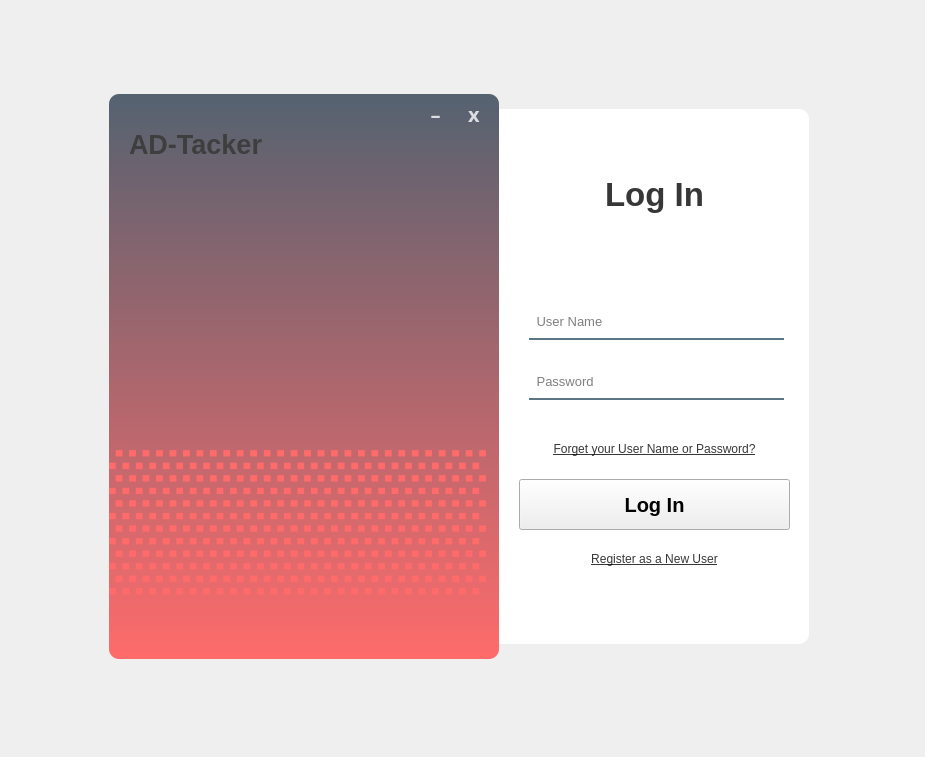
<?xml version="1.0" encoding="UTF-8"?>
<ui version="4.0">
 <class>Login_Window</class>
 <widget class="QWidget" name="Login_Window">
  <property name="geometry">
   <rect>
    <x>0</x>
    <y>0</y>
    <width>925</width>
    <height>757</height>
   </rect>
  </property>
  <property name="windowTitle">
   <string>Form</string>
  </property>
  <widget class="QWidget" name="widget" native="true">
   <property name="geometry">
    <rect>
     <x>19</x>
     <y>29</y>
     <width>891</width>
     <height>701</height>
    </rect>
   </property>
   <widget class="QLabel" name="label">
    <property name="geometry">
     <rect>
      <x>470</x>
      <y>80</y>
      <width>320</width>
      <height>535</height>
     </rect>
    </property>
    <property name="styleSheet">
     <string notr="true">background-color: rgba(255,255,255,255);
border-radius: 10px</string>
    </property>
    <property name="text">
     <string/>
    </property>
   </widget>
   <widget class="QLabel" name="label_2">
    <property name="geometry">
     <rect>
      <x>90</x>
      <y>65</y>
      <width>390</width>
      <height>565</height>
     </rect>
    </property>
    <property name="styleSheet">
     <string notr="true">background-color: qlineargradient(spread:pad, x1:0, y1:0, x2:0, y2:1, stop:0 rgba(85, 98, 112, 255), stop:1 rgba(255, 107, 107, 255));
border-radius: 10px;</string>
    </property>
    <property name="text">
     <string/>
    </property>
   </widget>
   <widget class="QLabel" name="Log_in">
    <property name="geometry">
     <rect>
      <x>550</x>
      <y>130</y>
      <width>171</width>
      <height>71</height>
     </rect>
    </property>
    <property name="font">
     <font>
      <pointsize>25</pointsize>
      <weight>75</weight>
      <bold>true</bold>
     </font>
    </property>
    <property name="styleSheet">
     <string notr="true">color: rgba(0,0,0,200);</string>
    </property>
    <property name="text">
     <string>Log In</string>
    </property>
    <property name="alignment">
     <set>Qt::AlignCenter</set>
    </property>
   </widget>
   <widget class="QLineEdit" name="User_Name">
    <property name="geometry">
     <rect>
      <x>510</x>
      <y>280</y>
      <width>255</width>
      <height>31</height>
     </rect>
    </property>
    <property name="font">
     <font>
      <pointsize>10</pointsize>
     </font>
    </property>
    <property name="cursor">
     <cursorShape>ArrowCursor</cursorShape>
    </property>
    <property name="styleSheet">
     <string notr="true">background-color: rgba(0,0,0,0);
border: 2px solid rgba(0,0,0,0);
border-bottom-color: rgba(46,82,101,200);
padding-bottom: 7px;</string>
    </property>
    <property name="text">
     <string/>
    </property>
    <property name="placeholderText">
     <string> User Name</string>
    </property>
   </widget>
   <widget class="QLineEdit" name="Password">
    <property name="geometry">
     <rect>
      <x>510</x>
      <y>340</y>
      <width>255</width>
      <height>31</height>
     </rect>
    </property>
    <property name="font">
     <font>
      <pointsize>10</pointsize>
     </font>
    </property>
    <property name="styleSheet">
     <string notr="true">background-color: rgba(0,0,0,0);
border: 2px solid rgba(0,0,0,0);
border-bottom-color: rgba(46,82,101,200);
padding-bottom: 7px;</string>
    </property>
    <property name="maxLength">
     <number>16</number>
    </property>
    <property name="echoMode">
     <enum>QLineEdit::Password</enum>
    </property>
    <property name="placeholderText">
     <string> Password</string>
    </property>
   </widget>
   <widget class="QPushButton" name="Login_Button">
    <property name="geometry">
     <rect>
      <x>500</x>
      <y>450</y>
      <width>271</width>
      <height>51</height>
     </rect>
    </property>
    <property name="font">
     <font>
      <pointsize>15</pointsize>
      <weight>75</weight>
      <bold>true</bold>
     </font>
    </property>
    <property name="styleSheet">
     <string notr="true">QPushButton#pushButton{
	background-color: rgba(85,98,112,255);
	color: rgba(255,255,255,200);
	border-radius: 5px;
}

QPushButton#pushButton:pressed{
	padding-left: 5px;
	padding-top: 5px;
	background-color: rgba(255,107,107,255);
	background-position: calc(100% - 10px);
}

QPushButton#pushButton:hover{
	background-color: rgba(255,107,107,255)
}</string>
    </property>
    <property name="text">
     <string>Log In</string>
    </property>
   </widget>
   <widget class="QLabel" name="forget_password">
    <property name="geometry">
     <rect>
      <x>500</x>
      <y>410</y>
      <width>271</width>
      <height>20</height>
     </rect>
    </property>
    <property name="font">
     <font>
      <pointsize>9</pointsize>
      <weight>50</weight>
      <bold>false</bold>
      <underline>true</underline>
      <strikeout>false</strikeout>
     </font>
    </property>
    <property name="styleSheet">
     <string notr="true">color: rgba(0, 0, 0, 200);</string>
    </property>
    <property name="text">
     <string>Forget your User Name or Password?</string>
    </property>
    <property name="alignment">
     <set>Qt::AlignCenter</set>
    </property>
   </widget>
   <widget class="QLabel" name="label_5">
    <property name="geometry">
     <rect>
      <x>110</x>
      <y>80</y>
      <width>191</width>
      <height>71</height>
     </rect>
    </property>
    <property name="font">
     <font>
      <pointsize>20</pointsize>
      <weight>75</weight>
      <bold>true</bold>
      <underline>false</underline>
     </font>
    </property>
    <property name="styleSheet">
     <string notr="true">color: rgb(62, 62, 62);
</string>
    </property>
    <property name="text">
     <string>AD-Tacker</string>
    </property>
   </widget>
   <widget class="QLabel" name="label_6">
    <property name="geometry">
     <rect>
      <x>90</x>
      <y>350</y>
      <width>381</width>
      <height>271</height>
     </rect>
    </property>
    <property name="font">
     <font>
      <family>MS Shell Dlg 2</family>
      <pointsize>100</pointsize>
     </font>
    </property>
    <property name="styleSheet">
     <string notr="true">color: rgba(255,107,107,255);
</string>
    </property>
    <property name="text">
     <string>▒▒▒▒</string>
    </property>
    <property name="alignment">
     <set>Qt::AlignLeading|Qt::AlignLeft|Qt::AlignVCenter</set>
    </property>
   </widget>
   <widget class="QWidget" name="gridLayoutWidget">
    <property name="geometry">
     <rect>
      <x>400</x>
      <y>60</y>
      <width>71</width>
      <height>51</height>
     </rect>
    </property>
    <layout class="QGridLayout" name="gridLayout">
     <item row="1" column="0">
      <widget class="QPushButton" name="closeButton_2">
       <property name="minimumSize">
        <size>
         <width>10</width>
         <height>10</height>
        </size>
       </property>
       <property name="font">
        <font>
         <family>Bahnschrift Light</family>
         <pointsize>15</pointsize>
         <weight>75</weight>
         <bold>true</bold>
        </font>
       </property>
       <property name="styleSheet">
        <string notr="true">QPushButton#minButton{
	background-color: rgba(85,98,112,255);
	color: rgba(255,255,255,200);
	border-radius: 5px;
}

QPushButton { background-color: transparent; border: 0px; color:rgb(255, 255, 255, 200); }

QPushButton#minButton:pressed{
	padding-left: 5px;
	padding-top: 5px;
	background-color: rgba(255,107,107,255);
	background-position: calc(100% - 10px);
}

QPushButton#minButton:hover{
	 color: rgba(0,0,0);
}</string>
       </property>
       <property name="text">
        <string>–</string>
       </property>
      </widget>
     </item>
     <item row="1" column="1">
      <widget class="QPushButton" name="closeButton">
       <property name="minimumSize">
        <size>
         <width>10</width>
         <height>10</height>
        </size>
       </property>
       <property name="font">
        <font>
         <family>Bahnschrift Light</family>
         <pointsize>15</pointsize>
         <weight>75</weight>
         <bold>true</bold>
        </font>
       </property>
       <property name="mouseTracking">
        <bool>false</bool>
       </property>
       <property name="styleSheet">
        <string notr="true">QPushButton#minButton{
	background-color: rgba(85,98,112,255);
	color: rgba(255,255,255,200);
	border-radius: 5px;
}

QPushButton { background-color: transparent; border: 0px; color:rgb(255, 255, 255, 200); }

QPushButton#closeButton:pressed{
	padding-left: 5px;
	padding-top: 5px;
	background-color: rgba(255,107,107,255);
	background-position: calc(100% - 10px);
}

QPushButton#closeButton:hover{
	color: rgba(255,107,107,255);
}</string>
       </property>
       <property name="text">
        <string>x</string>
       </property>
      </widget>
     </item>
    </layout>
   </widget>
   <widget class="QLabel" name="resgister_new_user">
    <property name="geometry">
     <rect>
      <x>500</x>
      <y>520</y>
      <width>271</width>
      <height>20</height>
     </rect>
    </property>
    <property name="font">
     <font>
      <pointsize>9</pointsize>
      <weight>50</weight>
      <bold>false</bold>
      <underline>true</underline>
      <strikeout>false</strikeout>
     </font>
    </property>
    <property name="styleSheet">
     <string notr="true">color: rgba(0, 0, 0, 200);</string>
    </property>
    <property name="text">
     <string>Register as a New User</string>
    </property>
    <property name="alignment">
     <set>Qt::AlignCenter</set>
    </property>
   </widget>
  </widget>
 </widget>
 <resources/>
 <connections/>
</ui>
